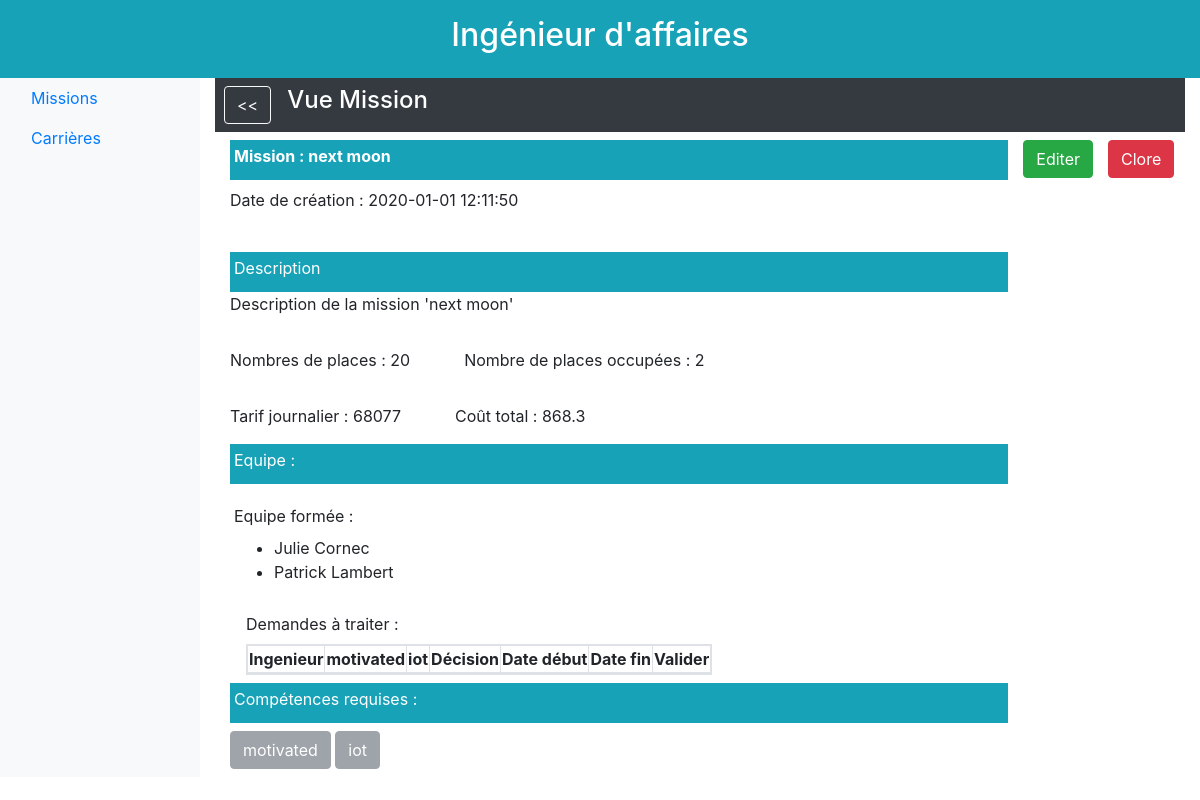
/1/affaire/missions/vue/1/, run on the app's committed database.
### database/models.py (models this page shows)
class Mission(db.Model):
    id = db.Column(db.Integer, primary_key=True)
    titre = db.Column(db.String(64), unique=True)
    description = db.Column(db.Text, unique=True)
    effectifs_max = db.Column(db.Integer)
    prix_vente = db.Column(db.Integer)
    statut = db.Column(db.Text)
    date_creation = db.Column(db.DateTime)
    responsable_id = db.Column(db.Integer, db.ForeignKey('ingenieur.id'))
    souhaits = db.relationship('Souhait', backref='mission', lazy='dynamic')
    besoins = db.relationship('Besoin', backref='mission', lazy='dynamic')
    affectations = db.relationship('Affectation', backref='mission', lazy='dynamic')

class Ingenieur(db.Model):
    id = db.Column(db.Integer, primary_key=True)
    nom_court = db.Column(db.Text, unique=True)  # unique ??
    prenom = db.Column(db.Text)
    nom_famille = db.Column(db.Text)
    site = db.Column(db.Text)
    email = db.Column(db.Text, unique=True)
    taux_journalier = db.Column(db.Float)
    statut = db.Column(db.Text)  # a traiter, ajouté par mes soins
    estCommercial = db.Column(db.Boolean)  # ajouté par mes soins
    certifications = db.relationship('Certification', backref='ingenieur', lazy='dynamic')
    souhaits = db.relationship('Souhait', backref='ingenieur', lazy='dynamic')
    affectations = db.relationship('Affectation', backref='ingenieur', lazy='dynamic')
    responsabilites_missions = db.relationship('Mission', backref='responsable', lazy='dynamic')

class Competence(db.Model):
    id = db.Column(db.Integer, primary_key=True)
    nom = db.Column(db.String(64), unique=True)
    certifications = db.relationship('Certification', backref='competence', lazy='dynamic')
    besoins = db.relationship('Besoin', backref='competence', lazy='dynamic')

### app.py (the view)
@app.route('/<id>/affaire/missions/vue/<missionId>/')
def affaire_mission_vue(id, missionId):
    mission = get_mission_by_id(missionId)
    competences = get_competence_of_mission(missionId)
    equipeForme = get_participants_actuels_of_mission(missionId)
    postulants = get_postulant_by_mission(missionId)
    coutTT = get_cout_of_mission(missionId)
    return render_template("homepage_affaire_mission_vue.html.jinja2"
                           , id=id
                           , mission=mission
                           , competences=competences
                           , equipeForme=equipeForme
                           , postulants=postulants
                           , coutTT=coutTT
                           )

### database/functions.py (called while the page is built)
def get_mission_by_id(mission_id):
    return Mission.query.filter_by(id=mission_id).first()

def get_postulant_by_mission(id_mission):
    return [get_engineer_by_id(s.ingenieur_id) for s in Souhait.query.filter_by(mission_id=id_mission).all()]

def get_participants_actuels_of_mission(mission_id):
    mission = get_mission_by_id(mission_id)
    id_inges = [a.ingenieur_id for a in list(mission.affectations)]
    participants = [get_engineer_by_id(id) for id in id_inges]
    return participants

def get_cout_of_mission(mission_id):
    coutTT = 0
    for inge in get_participants_actuels_of_mission(mission_id):
        coutTT += inge.taux_journalier
    return coutTT

def get_engineer_by_id(engineer_id):
    return Ingenieur.query.filter_by(id=engineer_id).first()

def get_competence_of_mission(mission_id):
    mission = get_mission_by_id(mission_id)
    compe_ids = [b.competence_id for b in list(mission.besoins)]
    compes = [Competence.query.filter_by(id=cid).first() for cid in compe_ids]
    return compes

### templates/homepage_affaire_mission_vue.html.jinja2 (shortened to what this page needs)
{% extends "homepage_affaire.html.jinja2" %}
{% block body %}
    <div class=" mb-2 p-2 bg-dark text-white size-6 font-weight-bold">
        <div class="row">
            <div class="mr-3 ml-3">
                <button type="button" class="btn btn-outline-light"
                        onclick="location.href='/{{ id }}/affaire/missions/aAffecter/';">&lt;&lt;
                </button>
            </div>
            <div class="">
                <h4>Vue Mission</h4>
            </div>
        </div>
    </div>
    <div class="d-flex flex-column">
        <div class="d-flex flex-inline mb-2">
            <div class="col-md-10">
                <div class="col p-1 bg-info text-white size-6 font-weight-bold">
                    <label for="Name">Mission : </label>
                    <label>{{ mission.titre }}</label>
                </div>
            </div>
            <div class="col-md-auto p-0">
                <button type="button" class="btn btn-success"
                        onclick="location.href='/{{ id }}/affaire/missions/vue/{{ mission.id }}/edit/';">Editer
                </button>
            </div>
            <div class="col-md justify-content-end">
                <button type="button" class="btn btn-danger"
                        onclick="location.href='{{ url_for("clore_mission",id=id, missionId=mission.id) }}';">
                    Clore
                </button>
            </div>
        </div>
        <div class="d-flex flex-inline mb-2">
            <div class="mb-2 col-md-10">
                <div class="form-group">
                    <label for="date">Date de création :</label>
                    <label>{{ mission.date_creation }}</label>
                </div>
            </div>
        </div>
        <div class="d-flex flex-inline mb-2">
            <div class="col-md-10">
                <div class="p-1  bg-info text-white size-6">
                    <label for="description">Description</label>
                </div>
                <div class="form-group">
                    <label>{{ mission.description }}</label>
                </div>
            </div>
        </div>
        <div class="d-flex flex-inline mb-2">
            <div class="col-md-auto mr-auto">
                <div class="form-group">
                    <label for="nbPlace">Nombres de places :</label>
                    <span>{{ mission.effectifs_max }}</span>
                </div>
            </div>
            <div class="col ml-4">
                <div class="size-4">
                    <label for="places">Nombre de places occupées :</label>
                    <span>{{ equipeForme|length }}</span>
                </div>
            </div>
        </div>
        <div class="d-flex flex-inline mb-2">
            <div class="col-md-auto mr-auto">
                <div class=" size-4">
                    <label for="tarif"> Tarif journalier : </label>
                    <span>{{ mission.prix_vente }}</span>
                </div>
            </div>
            <div class="col ml-4">
                <div class="size-4">
                    <label> Coût total :</label>
                    <span>{{ coutTT }}</span>
                </div>
            </div>
        </div>
        <div class="d-flex flex-inline mb-2">
            <div class="col-md-10">
                <div class="p-1  bg-info text-white size-6 mb-2">
                    <label for="equipe">Equipe :</label>
                </div>
            </div>
        </div>
        <div class="d-flex flex-inline mb-2">
            <div class="col-md-6 ">
                <div class="p-1 size-4">
                    <label for="personnes"> Equipe formée : </label>
                    <ul>
                        {% for personne in equipeForme %}
                            <li>{{ personne.prenom }} {{ personne.nom_famille }}</li>
                        {% endfor %}
                    </ul>
                </div>
            </div>
        </div>
        <div class="d-flex flex-inline mb-2">
            <div class="col-md-auto ml-3 size-4">
                <div class="">
                    <label for="places">Demandes à traiter :</label>
                    <table class="table-responsive table-bordered">
                        <thead class="thead-light">
                        <tr>
                            <th scope="col">Ingenieur</th>
                            {% for competence in competences %}
                                <th scope="col">{{ competence.nom }}</th>
                            {% endfor %}
                            <th scope="col">Décision</th>
                            <th scope="col">Date début</th>
                            <th scope="col">Date fin</th>
                            <th scope="col">Valider</th>
                        </tr>
                        </thead>
                    </table>
                </div>
            </div>
        </div>
        <div class="d-flex flex-inline mb-2">
            <div class="col-md-10">
                <div class="p-1  bg-info text-white size-6 mb-2">
                    <label for="competences">Compétences requises :</label>
                </div>
                {% for competence in competences %}
                    <button type="button" class="btn btn-secondary" disabled>{{ competence.nom }}</button>
                {% endfor %}
            </div>
        </div>
    </div>
{% endblock %}

### data on the page
Mission: titre "next moon", date_creation "2020-01-01 12:11:50", description "Description de la mission 'next moon'", effectifs_max "20", prix_vente "68077"
Ingenieur: prenom "Julie", nom_famille "Cornec"
Ingenieur: prenom "Patrick", nom_famille "Lambert"
Competence: nom "motivated"
Competence: nom "iot"

### other printed values
{{ equipeForme|length }} "2"
{{ coutTT }} "868.3"
